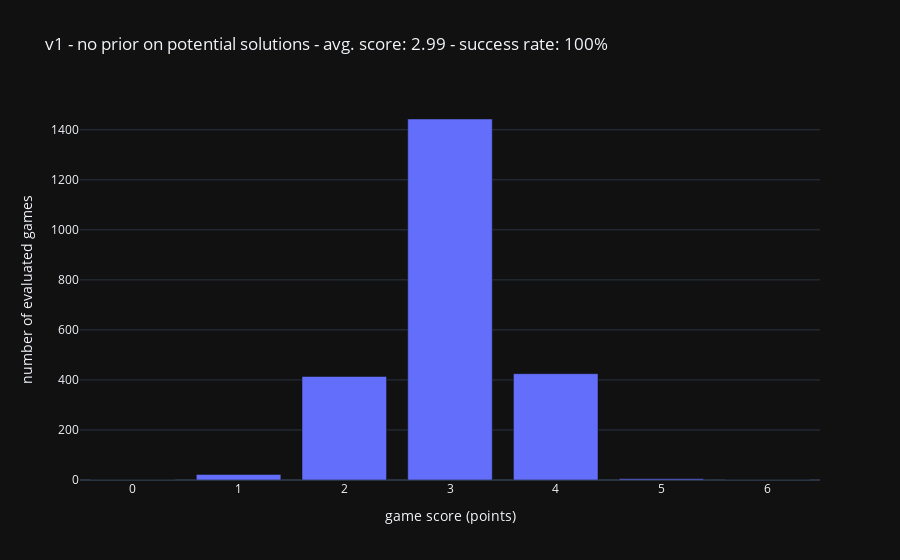

Here is the notebook cell this chart was saved with:
### Markdown cell above
## Evaluating v1
* no prior knowledge of exact list of possible solutions

### Code cell
config = {
    "player": wd.player.GreedyPlayer(starting_psm=psm),
    "path_to_eval_words_list": DATA_PATH / "raw/possible_words.txt",
    "path_to_json_output": DATA_PATH / "outputs/eval_results_v1.json",
    "fig_title": "v1 - no prior on potential solutions",
    "fig_name": IMG_PATH / "eval_v1.png",
}

res, fig = wd.eval.run_eval_from_config(config)

### Figure 1 — Plotly figure (JSON) as saved in the notebook; plotly's stock layout.template omitted (floating-point values rounded to 4 significant figures)
{"data": [{"alignmentgroup": "True", "hovertemplate": "game score (points)=%{x}<br>number of evaluated games=%{y}<extra></extra>", "legendgroup": "", "marker": {"color": "#636efa", "pattern": {"shape": ""}}, "name": "", "offsetgroup": "", "orientation": "v", "showlegend": false, "textposition": "auto", "type": "bar", "x": [0, 1, 2, 3, 4, 5, 6], "xaxis": "x", "y": [0, 22, 414, 1443, 425, 5, 0], "yaxis": "y"}], "layout": {"barmode": "relative", "legend": {"tracegroupgap": 0}, "title": {"text": "v1 - no prior on potential solutions - avg. score: 2.99 - success rate: 100%"}, "xaxis": {"anchor": "y", "domain": [0, 1], "title": {"text": "game score (points)"}}, "yaxis": {"anchor": "x", "domain": [0, 1], "title": {"text": "number of evaluated games"}}}}
